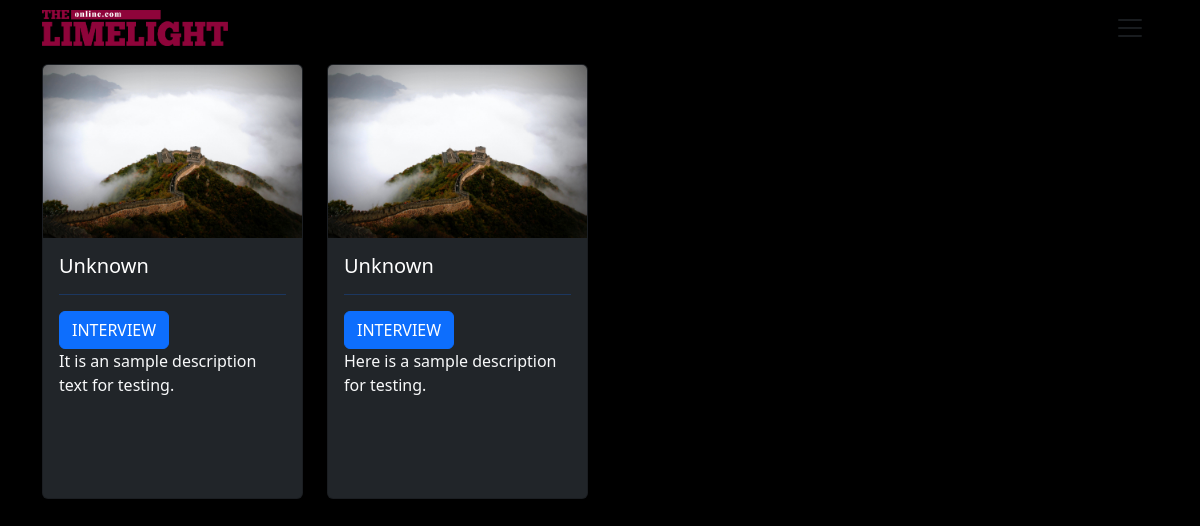
The page /interview on the database its author committed.
### interview/models.py (models this page shows, shortened)
class Interview(models.Model):
    LIVE = 1
    DELETE = 0
    DELETE_CHOICE = (
        (LIVE,'Live'),
        (DELETE,'Delete')
    )
    title = models.CharField(max_length=200)
    author = models.CharField(max_length=100)
    institution = models.CharField(max_length=300)
    description = models.TextField()
    detail = HTMLField()
    image = models.ImageField(upload_to='images/')
    priority = models.IntegerField(default=0)
    delete_choice = models.IntegerField(choices=DELETE_CHOICE, default=LIVE)
    created_at = models.DateTimeField(auto_now_add=True)
    updated_at = models.DateTimeField(auto_now=True)

### interview/views.py (the view)
# urls.py: path('', views.interview, name='interview'),  # Maps to the interview list view
def interview(request):
    interviews = Interview.objects.all()
    context = {
        'interviews': interviews,
    }
    return render(request, 'interview.html', context)

### templates/interview.html
{% extends 'blank_layout.html' %}
{% load static %}
{% block header %}
{% include 'header.html' %}
{% endblock header %}
{% block interview %}
<div class="container pt-5">
    <div class="row">
        {% for interview in interviews %}
            <div class="col-md-3 pt-3">
                <a href="{% url 'interview_detail' interview.id %}" style="text-decoration: none;">
                    <div class="card bg-dark">
                        <img src="{{ interview.image.url }}" class="card-img-top" alt="...">
                        <div class="card-body" style="height:260px; overflow: hidden;">
                            <h5 class="card-title text-white">{{ interview.author }}</h5>
                            <hr>
                            <a href="{% url 'interview_detail' interview.id %}" class="btn btn-primary text-white">INTERVIEW</a>
                            <div class="card-text text-light" style="overflow: hidden; text-decoration: none;">{{ interview.description|safe }}</div>
                        </div>
                    </div>
                </a>
            </div>
        {% endfor %}
    </div>
</div>
{% endblock interview %}

### templates/blank_layout.html (shortened to what this page needs)
<!DOCTYPE html>
<html lang="en">
<head>
    {% load static %}
    <link rel="stylesheet" href="{% static 'js/script.js' %}">
    <link rel="stylesheet" href="{% static 'css/style.css' %}">
    <link href="https://cdn.jsdelivr.net/npm/bootstrap@5.3.3/dist/css/bootstrap.min.css" rel="stylesheet">
</head>
<body style="background-color: black;">
{% block header %}{% endblock header %}
{% block interview %}{% endblock interview %}
</body>
</html>

### templates/header.html (shortened to what this page needs)
{% load static %}
<nav class="navbar fixed-top">
  <div class="container">
    <div class="col-md-4">
    <a class="navbar-brand" href="#"><img src="../static/image/download.png" class="w-50 h-50" alt=""></a>
  </div>
    <button class="navbar-toggler" type="button" data-bs-toggle="offcanvas" data-bs-target="#offcanvasNavbar" aria-controls="offcanvasNavbar" aria-label="Toggle navigation">
      <span class="navbar-toggler-icon"></span>
    </button>
  </div>
</nav>

### rows shown on the page
Interview: image (picture), author "Unknown", description "It is an sample description text for testing."
Interview: image (picture), author "Unknown", description "Here is a sample description for testing."
